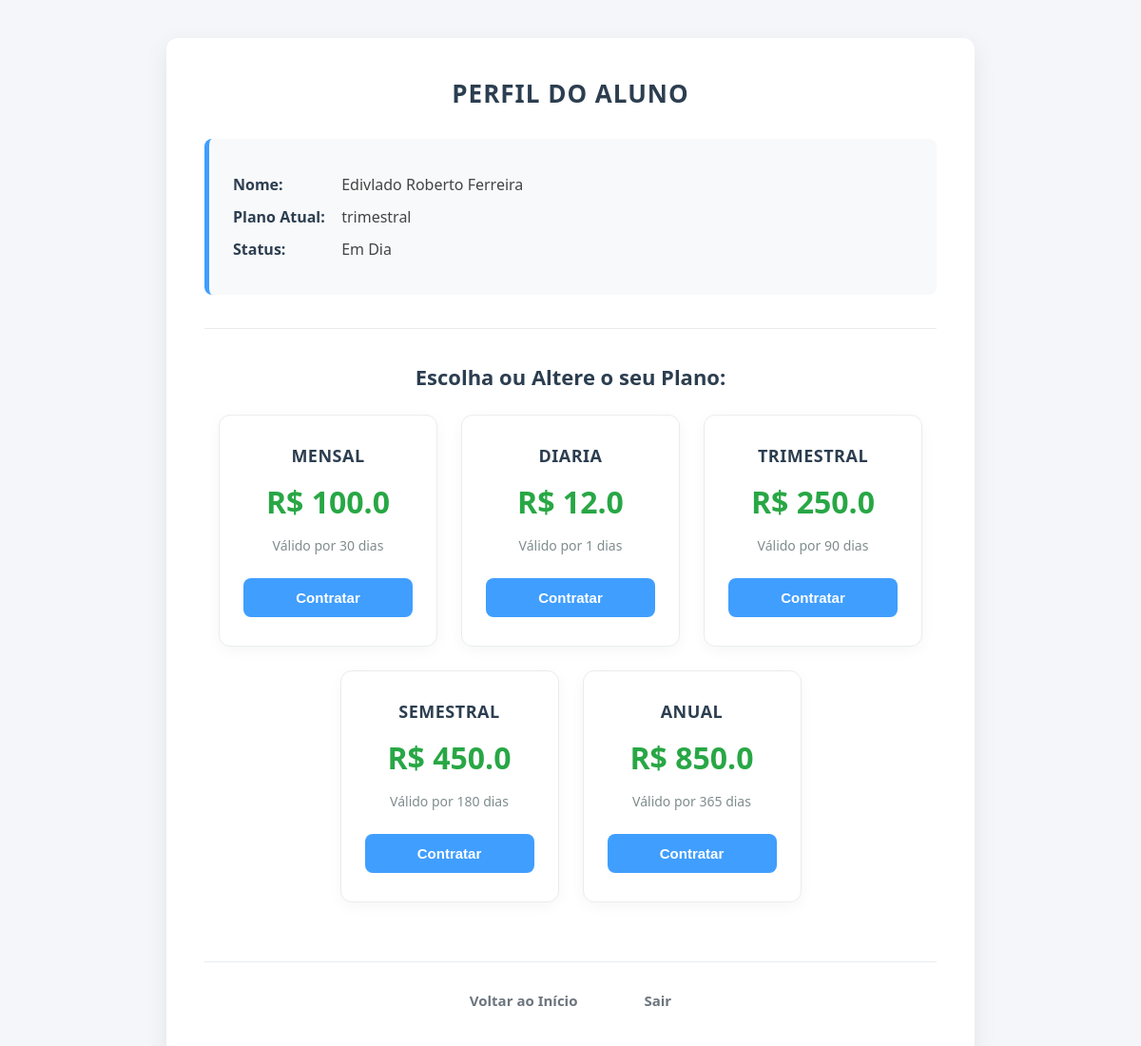
Page /perfil (signed in) on the committed database.
### modelos/usuario.py (models this page shows, shortened)
class Aluno(db.Model):
    __tablename__ = 'alunos'
    id = db.Column(db.Integer, primary_key=True)
    nome = db.Column(db.String(150), nullable=False)
    login = db.Column(db.String(50), unique=True, nullable=False)
    datanascimento = db.Column(db.String, nullable=False)
    cpf = db.Column(db.String(14), unique=True, nullable=False)
    email = db.Column(db.String(150), unique=True, nullable=False)
    telefone = db.Column(db.String(20))
    mensalidade = db.Column(db.String(50), default='Em Dia')  # Situação/Status
    senha = db.Column(db.String(255), nullable=False)
    plano_id = db.Column(db.Integer, db.ForeignKey('planos.id'), nullable=True)
    plano = db.relationship('Plano', backref='alunos', lazy=True)
    data_vencimento = db.Column(db.String(10), nullable=True)  # Ex: '2026-07-05'

### modelos/plano.py (models this page shows, shortened)
class Plano(db.Model):
    __tablename__ = 'planos'
    id = db.Column(db.Integer, primary_key=True)
    nome_plano = db.Column(db.String(100), nullable=False)
    preco_plano = db.Column(db.Float, nullable=False)
    duracao_dias = db.Column(db.Integer, nullable=False, default=30)

### blueprints/usuario_bp.py (the view)
@auth_bp.route("/perfil", methods=["GET", "POST"])
def pagina_perfil():
    if 'usuario' not in session:
        return redirect('/login')
    aluno_dados = AlunoDAO.buscar_por_usuario(session['usuario'])
    if not aluno_dados:
        return redirect('/logout')
    if request.method == "POST":
        plano_id_escolhido = request.form.get("plano")
        if plano_id_escolhido and plano_id_escolhido != "Nenhum":
            aluno_dados.plano_id = int(plano_id_escolhido)
            db.session.commit()  # Grava a alteração do plano no banco de dados
    lista_planos = PlanoDAO.listar_todos()
    return render_template("pgUsuario.html", usuario=aluno_dados, planos=lista_planos)

### dao/planoDAO.py (called while the page is built)
    @staticmethod
    def listar_todos():
        return Plano.query.all()

### dao/usuarioDAO.py (called while the page is built)
    @staticmethod
    def buscar_por_usuario(usuario):
        return Aluno.query.filter(
            (Aluno.nome == usuario) |(Aluno.login == usuario)| (Aluno.email == usuario) | (Aluno.cpf == usuario)
        ).first()

### templates/pgUsuario.html (shortened to what this page needs)
<!DOCTYPE html>
<html lang="pt-br">
<head>
    <link rel="stylesheet" href="/static/css/pgUsuario.css">
    <link rel="stylesheet" href="/static/css/planos.css">
</head>
<body>
    <div class="formulario">
        <h2>PERFIL DO ALUNO</h2>
        <div class="dados-aluno">
            <p><strong>Nome:</strong> {{ usuario.nome }}</p>
            <p><strong>Plano Atual:</strong> {% if usuario.plano %}{{ usuario.plano.nome_plano }}{% else %}Sem plano ativo{% endif %}</p>
            <p><strong>Status:</strong> {{ usuario.mensalidade }}</p>
        </div>
        <hr>
        <div class="secao-planos">
            <h3>Escolha ou Altere o seu Plano:</h3>
            <div class="grid-planos">
                {% for plano in planos %}
                <div class="card-plano">
                    <h3>{{ plano.nome_plano }}</h3>
                    <p class="preco">R$ {{ plano.preco_plano }}</p>
                    <p class="duracao">Válido por {{ plano.duracao_dias }} dias</p>
                    <form action="/perfil" method="POST">
                        <button type="submit" class="btn-escolher">Contratar</button>
                    </form>
                </div>
                {% else %}
                    <p>Nenhum plano cadastrado pela academia ainda.</p>
                {% endfor %}
            </div>
        </div>
        <br>
        <div class="links-rodape">
            <a href="/" class="meulink">Voltar ao Início</a>
            <a href="/logout" class="meulink">Sair</a>
        </div>
    </div>
</body>
</html>

### static/css/pgUsuario.css (style rules this page uses)
body { background-color: #f4f6f9; font-family: 'Segoe UI', Tahoma, Geneva, Verdana, sans-serif; margin: 0; padding: 40px 20px; display: flex; justify-content: center; align-items: flex-start; min-height: 100vh; box-sizing: border-box; }
.formulario { background-color: #ffffff; width: 100%; max-width: 850px; padding: 40px; border-radius: 12px; box-shadow: 0 8px 25px rgba(0, 0, 0, 0.08); box-sizing: border-box; }
.formulario h2 { text-align: center; color: #2c3e50; font-size: 26px; margin-top: 0; margin-bottom: 30px; letter-spacing: 1px; }
.dados-aluno { background-color: #f8f9fa; border-left: 5px solid #409eff; padding: 25px; border-radius: 8px; margin-bottom: 30px; }
.dados-aluno p { margin: 12px 0; font-size: 16px; color: #444; }
.dados-aluno strong { color: #2c3e50; display: inline-block; width: 110px; }
hr { border: none; border-top: 1px solid #e9ecef; margin: 35px 0; }
.links-rodape { display: flex; justify-content: center; gap: 30px; margin-top: 40px; border-top: 1px solid #e9ecef; padding-top: 20px; }
.meulink { color: #6c757d; text-decoration: none; font-size: 15px; font-weight: 600; transition: all 0.3s ease; padding: 10px 20px; border-radius: 6px; }

### static/css/planos.css (style rules this page uses)
.secao-planos { margin-top: 20px; }
.secao-planos h3 { color: #2c3e50; font-size: 22px; margin-bottom: 25px; text-align: center; }
.grid-planos { display: flex; gap: 25px; flex-wrap: wrap; justify-content: center; }
.card-plano { background: #ffffff; border: 1px solid #e9ecef; border-radius: 12px; padding: 30px 25px; width: 230px; text-align: center; box-shadow: 0 4px 15px rgba(0,0,0,0.04); transition: all 0.3s ease; box-sizing: border-box; position: relative; }
.card-plano h3 { color: #2c3e50; margin: 0 0 15px 0; font-size: 18px; text-transform: uppercase; letter-spacing: 0.5px; }
.card-plano .preco { font-size: 32px; color: #28a745; font-weight: 800; margin: 15px 0; }
.card-plano .duracao { color: #7f8c8d; font-size: 14px; margin-bottom: 25px; font-weight: 500; }
.btn-escolher { background-color: #409eff; color: white; border: none; padding: 12px 20px; border-radius: 8px; cursor: pointer; font-weight: bold; font-size: 15px; width: 100%; transition: background-color 0.3s ease, transform 0.1s ease; }

### rows in the picture
Aluno: nome "Edivlado Roberto Ferreira", mensalidade "Em Dia"
Plano: plano.nome_plano "trimestral", nome_plano "TRIMESTRAL", preco_plano "250.0", duracao_dias "90"
Plano: nome_plano "MENSAL", preco_plano "100.0", duracao_dias "30"
Plano: nome_plano "DIARIA", preco_plano "12.0", duracao_dias "1"
Plano: nome_plano "SEMESTRAL", preco_plano "450.0", duracao_dias "180"
Plano: nome_plano "ANUAL", preco_plano "850.0", duracao_dias "365"
